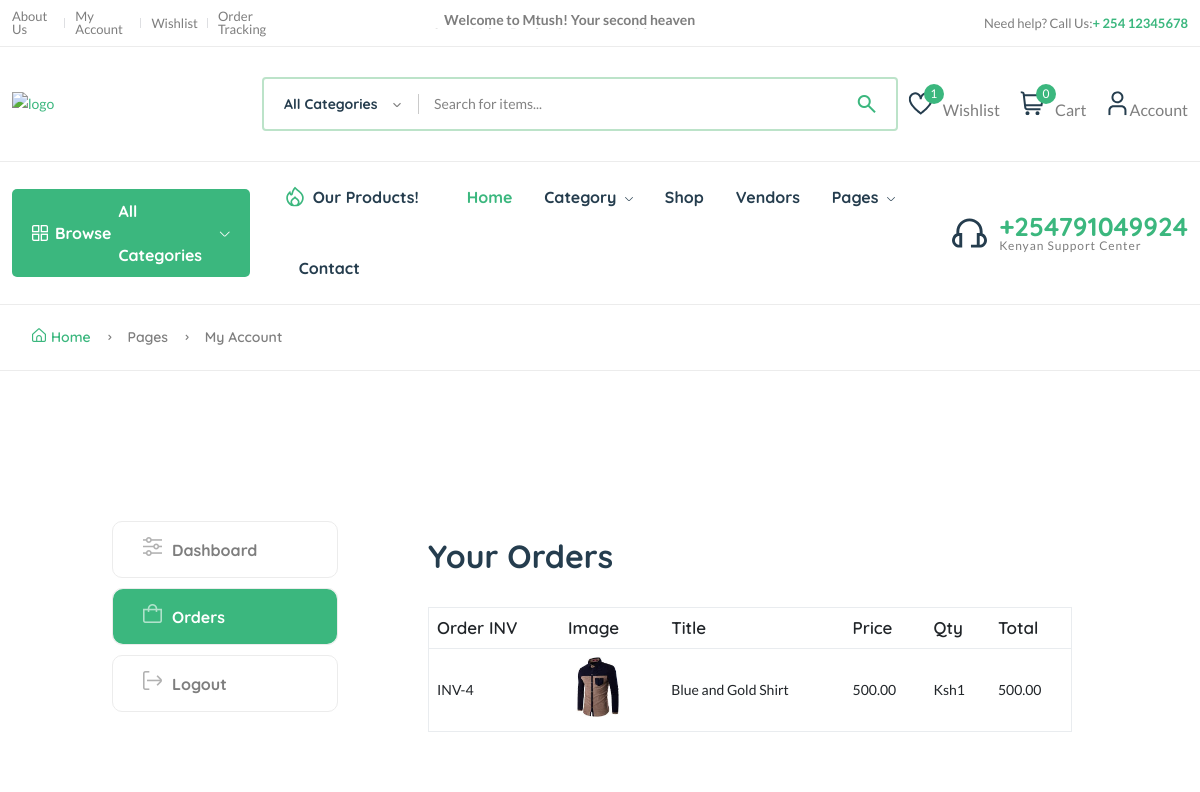
/dashboard/order/3 (signed in), run on the app's committed database.
### core/models.py (models this page shows, shortened)
class CartOrderProducts(models.Model):
    order = models.ForeignKey(CartOrder, on_delete=models.CASCADE)
    invoice_no = models.CharField(max_length=200)
    product_status = models.CharField(max_length=200)
    item = models.CharField(max_length=200)
    image = models.CharField(max_length=200)
    qty = models.IntegerField(default=0)
    price = models.DecimalField(max_digits=12, decimal_places=2, default="100")
    total = models.DecimalField(max_digits=12, decimal_places=2, default="200")
    class Meta:
        verbose_name_plural = "Cart Order Items"

### core/views.py (the view)
# urls.py: path("dashboard/order/<int:id>", order_detail, name="order-detail"),
def order_detail(request, id):
    order = CartOrder.objects.get(user=request.user, id=id)
    order_items = CartOrderProducts.objects.filter(order=order)
    context = {
        "order_items": order_items,
    }
    return render(request, 'core/order-detail.html', context)

### core/context_processor.py (called while the page is built)
def default(request):
    categories = Category.objects.all()
    vendors = Vendor.objects.all()
    min_max_price = Product.objects.aggregate(Min("price"), Max("price"))
    if request.user.is_authenticated:
        try:
            wishlist = wishlist_model.objects.filter(user=request.user)
        except:
            messages.warning(request, "You need to login before accessing your wishlist.")
            wishlist = 0
    else:
        wishlist = 0
    try:
        address = Address.objects.get(user=request.user)
    except:
        address = None
    return {
        'categories':categories,
        'wishlist':wishlist,
        'address':address,
        'vendors':vendors,
        'min_max_price':min_max_price,
    }

### userauths/models.py (called while the page is built)
    def __str__(self):
        return self.username

### templates/core/order-detail.html (shortened to what this page needs)
{% extends 'partials/base.html' %}
{% load static %}
{% block content %}
    <main class="main pages">
        <div class="page-header breadcrumb-wrap">
            <div class="container">
                <div class="breadcrumb">
                    <a href="index.html" rel="nofollow"><i class="fi-rs-home mr-5"></i>Home</a>
                    <span></span> Pages <span></span> My Account
                </div>
            </div>
        </div>
        <div class="page-content pt-150 pb-150">
            <div class="container">
                <div class="row">
                    <div class="col-lg-10 m-auto">
                        <div class="row">
                            <div class="col-md-3">
                                <div class="dashboard-menu">
                                    <ul class="nav flex-column" role="tablist">
                                        <li class="nav-item">
                                            <a class="nav-link"  href="{% url 'core:dashboard' %}"><i class="fi-rs-settings-sliders mr-10"></i>Dashboard</a>
                                        </li>
                                        <li class="nav-item">
                                            <a class="nav-link active" id="orders-tab" data-bs-toggle="tab" href="#orders" role="tab" aria-controls="orders" aria-selected="false"><i class="fi-rs-shopping-bag mr-10"></i>Orders</a>
                                        </li>
                                        <li class="nav-item">
                                            <a class="nav-link" href="{% url 'userauths:sign-out' %}"><i class="fi-rs-sign-out mr-10"></i>Logout</a>
                                        </li>
                                    </ul>
                                </div>
                            </div>
                            <div class="col-md-9">
                                <div class="tab-content account dashboard-content pl-50">
                                    <div class="tab-pane fade active show" id="orders" role="tabpanel" aria-labelledby="orders-tab">
                                        <div class="card">
                                            <div class="card-header">
                                                <h3 class="mb-0">Your Orders</h3>
                                            </div>
                                            <div class="card-body">
                                                <div class="table-responsive">
                                                    <table class="table">
                                                        <thead>
                                                            <tr>
                                                                <th>Order INV</th>
                                                                <th>Image</th>
                                                                <th>Title</th>
                                                                <th>Price</th>
                                                                <th>Qty</th>
                                                                <th>Total</th>
                                                            </tr>
                                                        </thead>
                                                        <tbody>
                                                            {% for o in order_items %}
                                                            <tr>
                                                                <td>INV-{{o.id}}</td>
                                                                <td>
                                                                    <p><img src="{{ o.image }}" style="width: 60px; height: 60px; object-fit: cover;" alt=""></p>
                                                                </td>
                                                                <td>{{o.item}}</td>
                                                                <td>{{o.price}}</td>
                                                                <td>Ksh{{o.qty}}</td>
                                                                <td>{{ o.total }}</td>
                                                            </tr>
                                                            {% endfor %}
                                                        </tbody>
                                                    </table>
                                                </div>
                                            </div>
                                        </div>
                                    </div>
                                </div>
                            </div>
                        </div>
                    </div>
                </div>
            </div>
        </div>
    </main>
{% endblock content %}

### data on the page
CartOrderProducts: id "4", image (picture), item "Blue and Gold Shirt", price "500.00", qty "1", total "500.00"

### other printed values
{{ wishlist.count }} "1"
{{ request.session.cart_data_obj|length }} "0"
